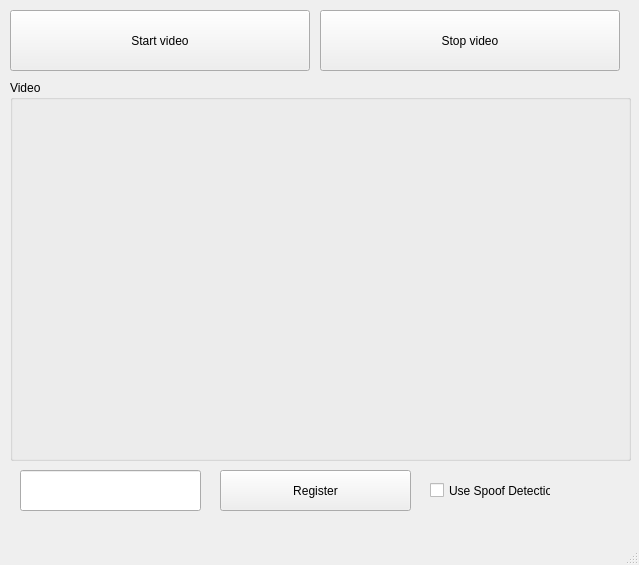
<?xml version="1.0" encoding="UTF-8"?>
<ui version="4.0">
 <class>MainWindow</class>
 <widget class="QMainWindow" name="MainWindow">
  <property name="geometry">
   <rect>
    <x>0</x>
    <y>0</y>
    <width>639</width>
    <height>565</height>
   </rect>
  </property>
  <property name="windowTitle">
   <string>MainWindow</string>
  </property>
  <property name="styleSheet">
   <string notr="true"/>
  </property>
  <widget class="QWidget" name="centralwidget">
   <widget class="QGroupBox" name="groupBox">
    <property name="geometry">
     <rect>
      <x>10</x>
      <y>80</y>
      <width>621</width>
      <height>381</height>
     </rect>
    </property>
    <property name="sizePolicy">
     <sizepolicy hsizetype="Preferred" vsizetype="Preferred">
      <horstretch>0</horstretch>
      <verstretch>0</verstretch>
     </sizepolicy>
    </property>
    <property name="title">
     <string>Video</string>
    </property>
    <widget class="QWidget" name="ImgWidget" native="true">
     <property name="geometry">
      <rect>
       <x>10</x>
       <y>20</y>
       <width>601</width>
       <height>351</height>
      </rect>
     </property>
    </widget>
   </widget>
   <widget class="QPushButton" name="startButton">
    <property name="geometry">
     <rect>
      <x>10</x>
      <y>10</y>
      <width>300</width>
      <height>61</height>
     </rect>
    </property>
    <property name="text">
     <string>Start video</string>
    </property>
   </widget>
   <widget class="QPushButton" name="stopButton">
    <property name="geometry">
     <rect>
      <x>320</x>
      <y>10</y>
      <width>300</width>
      <height>61</height>
     </rect>
    </property>
    <property name="text">
     <string>Stop video</string>
    </property>
   </widget>
   <widget class="QPushButton" name="registerButton">
    <property name="geometry">
     <rect>
      <x>220</x>
      <y>470</y>
      <width>191</width>
      <height>41</height>
     </rect>
    </property>
    <property name="text">
     <string>Register</string>
    </property>
   </widget>
   <widget class="QLineEdit" name="newLabel">
    <property name="geometry">
     <rect>
      <x>20</x>
      <y>470</y>
      <width>181</width>
      <height>41</height>
     </rect>
    </property>
    <property name="font">
     <font>
      <pointsize>12</pointsize>
     </font>
    </property>
   </widget>
   <widget class="QCheckBox" name="useSpoof">
    <property name="geometry">
     <rect>
      <x>430</x>
      <y>480</y>
      <width>121</width>
      <height>21</height>
     </rect>
    </property>
    <property name="text">
     <string>Use Spoof Detection</string>
    </property>
   </widget>
  </widget>
  <widget class="QMenuBar" name="menubar">
   <property name="geometry">
    <rect>
     <x>0</x>
     <y>0</y>
     <width>639</width>
     <height>21</height>
    </rect>
   </property>
  </widget>
  <widget class="QStatusBar" name="statusbar"/>
 </widget>
 <resources/>
 <connections/>
</ui>
